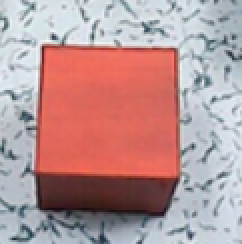
#> input picture project/block/red.png, 121 x 122 px (shown 2 times larger)
$ python block.py   (Python 2 division)
#> lines starting #> are read from the running program, lines starting #| are printed output that depends on the picture; after the words box and inside, x2 and y2 are one past the last pixel; in counts of white or black regions, pixels touching at a corner belong together
### project/ostu.py
#! /usr/bin/env python
# -*- coding: utf-8 -*-
import cv2
import numpy as np
from PIL import Image

area = 0
def ostu(img):
    global area
    image=cv2.cvtColor(img, cv2.COLOR_BGR2GRAY) # 转灰度
    blur = cv2.GaussianBlur(image,(5,5),0) # 阈值一定要设为 0 ！高斯模糊
    ret3,th3 = cv2.threshold(blur,0,255,cv2.THRESH_BINARY+cv2.THRESH_OTSU) # 二值化 0 = black ; 1 = white
    # cv2.imshow('image', th3)
    # a = cv2.waitKey(0)
    # print a
    height, width = th3.shape
    for i in range(height):
        for j in range(width):
            if th3[i, j] == 255:
                area += 1
    return area

### project/block.py
#! /usr/bin/env python
# -*- coding: utf-8 -*-
# 判断木块颜色
import cv2
import numpy as np
import ostu
path = './block/red.png'
img = cv2.imread(path)
#> img is the input picture: shape (122, 121, 3); mean B, G, R 150.1, 149.4, 183.8
color = [100,130,50,100,20,45,0,10]
str_color = ['blue', 'green', 'yellow', 'red']
max_area = 1000
final = ''


def block(image):
    hsv=cv2.cvtColor(image, cv2.COLOR_BGR2HSV)
#> hsv: shape (122, 121, 3); mean H, S, V 69.2, 71.1, 193.7
    global max_area
    global final
    for i in range(4):
        lower_color = np.array([color[2*i], 50, 50])
        upper_color = np.array([color[2*i+1], 255, 255])
        mask = cv2.inRange(hsv, lower_color, upper_color)
        res = cv2.bitwise_and(img, img, mask=mask)
        a = ostu.ostu(res)
        if max_area < a:
            max_area = a
            final = str_color[i]
#> this loop made 4 passes
#> (a, max_area) on pass 4: (5232, 5232)
#> a on passes 1 to 3: 304, 635, 635
#> pass 1, in block, `mask = cv2.inRange(hsv, lower_color, upper_color)`:
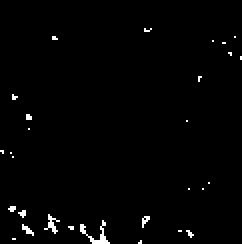
#> mask: shape (122, 121) (shown 2 times larger); 1.3% white in thin lines or dots, all inside (x1, y1, x2, y2) = (0, 14, 121, 122)
#> pass 1, in ostu, `blur = cv2.GaussianBlur(image,(5,5),0)`:
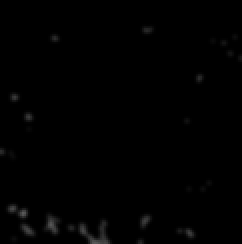
#> blur: shape (122, 121) (shown 2 times larger); min 0, max 89, mean 1.2
#> after the loop: res: shape (122, 121, 3); mean H, S, V 30.4, 34.2, 72.7
#> after the loop, final = 'red'; max_area = 5232

block(img)
print final
#| red
print max_area
#| 5232
# [26 lines of commented-out code are left out]

$ run again, with project/block/blocks.png copied over project/block/red.png
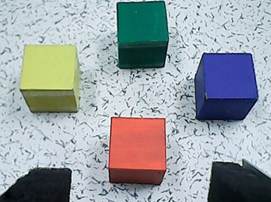
#> input picture project/block/blocks.png, 271 x 202 px
#> img is the input picture: shape (202, 271, 3); mean B, G, R 164.9, 160.8, 153.7
#> hsv: shape (202, 271, 3); mean H, S, V 91.2, 65, 177.9
#> the loop in block, `for i in range(4):` made 4 passes
#> (a, max_area) on passes 1 to 4: (4141, 4141), (6829, 6829), (10332, 10332), (13262, 13262)
#> pass 1, in block, `mask = cv2.inRange(hsv, lower_color, upper_color)`:
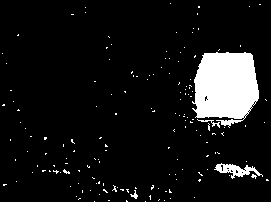
#> mask: shape (202, 271); 8.5% white; 160 white regions (156 under 20 px), largest, box (x1, y1, x2, y2) and area: (192, 52, 259, 128) 3839, (214, 163, 263, 179) 323, (197, 119, 220, 128) 49, (130, 190, 138, 199) 30
#> pass 1, in ostu, `image=cv2.cvtColor(img, cv2.COLOR_BGR2GRAY)`:
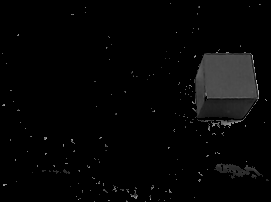
#> image: shape (202, 271); min 0, max 204, mean 5.6
#> after the loop in block, `for i in range(4):`: final = 'red'; max_area = 13262
#| red
#| 13262
